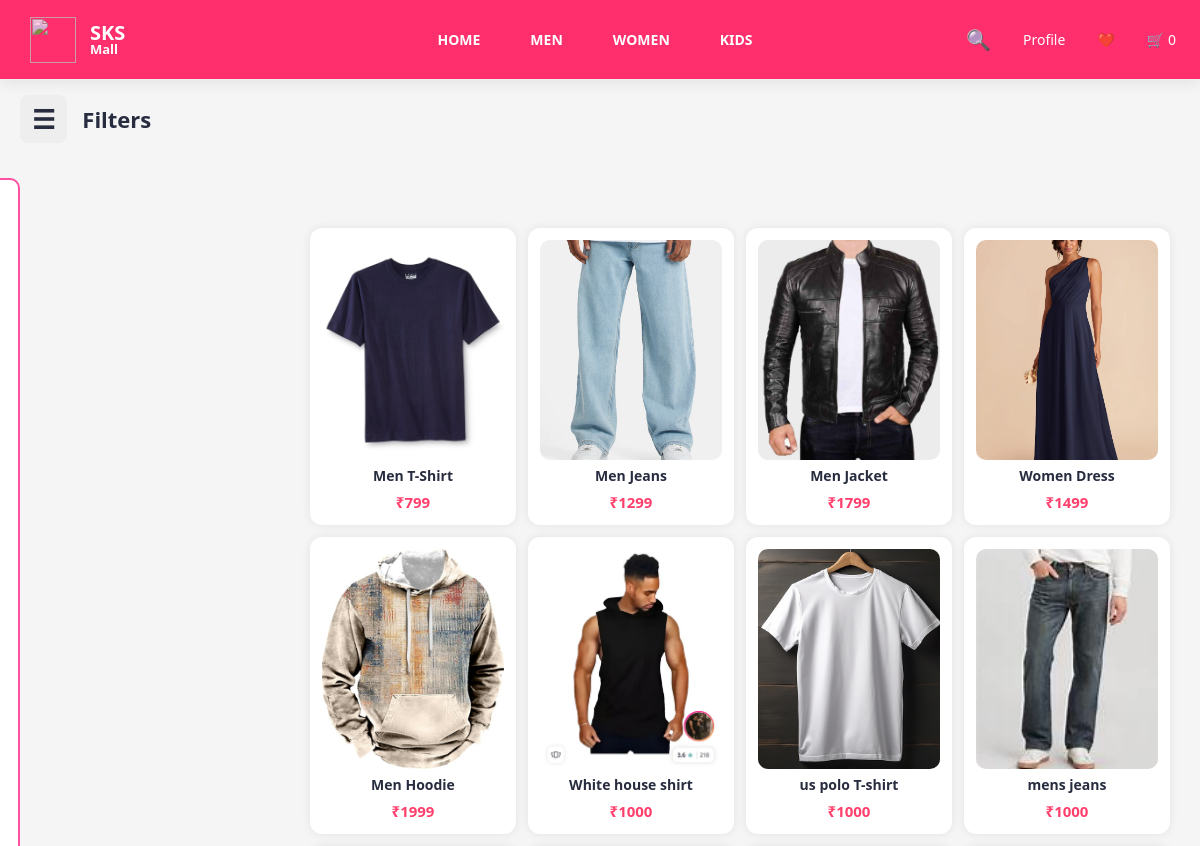
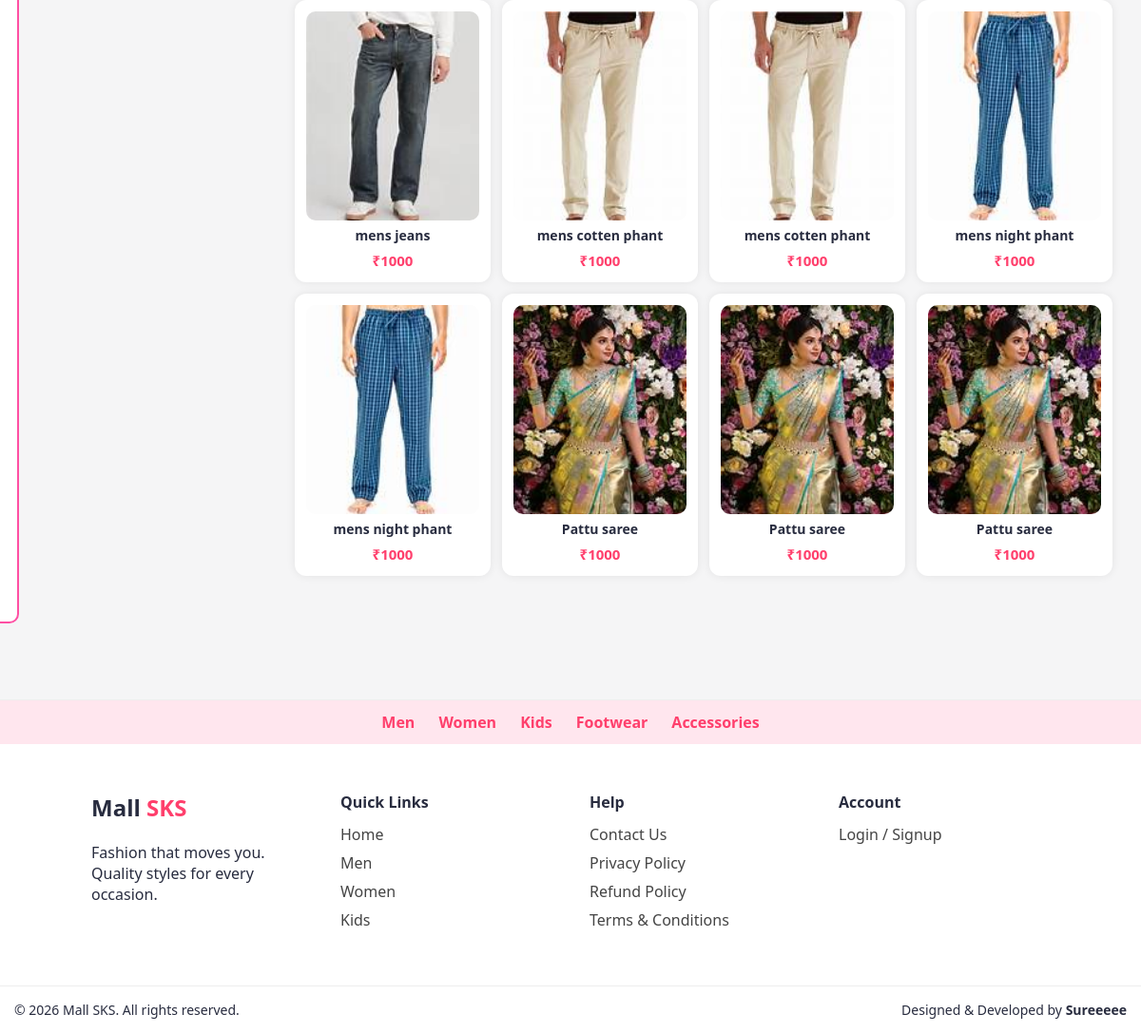
Page /category/men on the committed database (2 pictures, top to bottom).
### models/product.py (models this page shows)
class Product(db.Model):
    id = db.Column(db.Integer, primary_key=True)
    name = db.Column(db.String(100), nullable=False)
    price = db.Column(db.Integer, nullable=False)
    category = db.Column(db.String(50))
    type = db.Column(db.String(50))
    color = db.Column(db.String(30))
    brand = db.Column(db.String(50))
    sizes = db.Column(db.String(100))
    image = db.Column(db.String(200))
    image2 = db.Column(db.String(200))
    image3 = db.Column(db.String(200))

### app.py (the view)
@app.route("/category/<name>")
def category(name):
    q = request.args.get("q")
    min_price = request.args.get("min")
    max_price = request.args.get("max")
    color = request.args.get("color")
    type_ = request.args.get("type")
    brand = request.form.get("brand")
    sort = request.args.get("sort")
    brand = request.args.get("brand")   # NEW
    sub = request.args.get("sub")       # NEW
    query = Product.query.filter(Product.category.ilike(f"%{name}%"))
    if q:
        query = query.filter(Product.name.ilike(f"%{q}%"))
    if type_:
        query = query.filter(Product.type.ilike(f"%{type_}%"))
    if brand:
        query = query.filter(Product.brand.ilike(f"%{brand}%"))
    if sub:
        query = query.filter(Product.sub.ilike(f"%{sub}%"))
    if color:
        query = query.filter_by(color=color)
    if min_price:
        query = query.filter(Product.price >= int(min_price))
    if max_price:
        query = query.filter(Product.price <= int(max_price))
    if sort == "low":
        query = query.order_by(Product.price.asc())
    elif sort == "high":
        query = query.order_by(Product.price.desc())
    elif sort == "az":
        query = query.order_by(Product.name.asc())
    products = query.all()
    return render_template("shop.html", products=products, page=name)

### templates/shop.html (shortened to what this page needs)
<!DOCTYPE html>
<html lang="en">
<head>
<link rel="stylesheet" href="{{ url_for('static', filename='css/style.css') }}">
</head>
<body>
{% include "header.html" %}
<div class="shop-topbar">
    <div class="filter-toggle" >☰</div>
    Filters
</div>
<div class="shop-layout">
<div class="filters" id="filterBox">
</div>
<div class="products">
{% for p in products %}
<div class="card" data-price="{{ p.price }}">
    <a href="{{ url_for('product_page', pid=p.id) }}">
        <img src="{{ url_for('static', filename=p.image) }}" class="product-img">
    </a>
    <h4>{{ p.name }}</h4>
    <b>₹{{ p.price }}</b>
</div>
{% endfor %}
</div>
</div>
{% include "footer.html" %}
</body>
</html>

### static/css/style.css (style rules this page uses)
* { box-sizing: border-box; }
html, body { width: 100%; overflow-x: hidden; }
body { font-family: "Segoe UI", Arial, sans-serif; margin: 0; background-color: #f5f5f6; color: #282c3f; }
.products { display: grid; grid-template-columns: repeat(auto-fit, minmax(220px, 1fr)); gap: 20px; margin-top: 20px; }
.card { background: white; border-radius: 10px; padding: 15px; text-align: center; box-shadow: 0 2px 10px rgba(0,0,0,0.08); }
.card img { width: 100%; height: 220px; object-fit: cover; border-radius: 10px; }
body { margin: 0; font-family: "Segoe UI", Arial, sans-serif; background: #f5f5f6; color: #282c3f; }
.products { width: 90%; max-width: 1200px; margin: 40px auto; display: grid; grid-template-columns: repeat(4, 1fr); gap: 20px; }
.card { background: #fff; border-radius: 10px; padding: 15px; box-shadow: 0 2px 10px rgba(0,0,0,.08); text-align: center; }
.card img { width: 100%; border-radius: 10px; }
.products { width: 100%; max-width: 1200px; margin: 40px auto; display: grid; grid-template-columns: repeat(auto-fit, minmax(220px, 1fr)); gap: 20px; }
.card { transition: transform 0.35s ease, box-shadow 0.35s ease; }
body { animation: fadePage 0.6s ease-in; }
* { margin: 0; padding: 0; box-sizing: border-box; font-family: "Segoe UI", sans-serif; }
body { margin: 0; padding: 0; }
.shop-layout { display: flex; gap: 20px; }
.filters { width: 250px; padding: 15px; border: 1px solid #ddd; background: #fafafa; }
.products { flex: 1; display: grid; grid-template-columns: repeat(auto-fill,minmax(200px,1fr)); gap: 20px; }
.filters { width: 240px; background: #f5f5f5; padding: 15px; border-radius: 8px; height: fit-content; }
.products { flex: 1; display: grid; grid-template-columns: repeat(auto-fill, minmax(180px,1fr)); gap: 20px; }
.filters { width: 220px; background: #fff0f6; padding: 15px; border-radius: 10px; border: 2px solid #ff4fa3; }
.products { flex:1; padding:20px; display:grid; grid-template-columns:repeat(auto-fit,minmax(200px,1fr)); gap:20px; }
.card { background:white; border-radius:14px; padding:14px; box-shadow:0 4px 14px rgba(0,0,0,0.08); text-align:center; transition:0.2s; }
.card img { width:100%; height:220px; object-fit:cover; border-radius:12px; }
body { padding-bottom: 120px; }
.products { display: grid; grid-template-columns: repeat(2, 1fr); gap: 12px; padding: 10px; width: 100%; box-sizing: border-box; }
.card { background: #fff; border-radius: 12px; padding: 8px; box-shadow: 0 2px 8px rgba(0,0,0,0.08); text-align: center; width: 100%; box-sizing: border-box; transition: 0.2s; }
.product-img { width: 100%; height: 150px; object-fit: cover; border-radius: 10px; display: block; }
.card h4 { font-size: 14px; margin: 6px 0; }
.card b { font-size: 15px; color: #ff3f6c; }
@media (min-width: 600px) { .products { grid-template-columns: repeat(3, 1fr); } }
@media (min-width: 600px) { .product-img { height: 180px; } }
@media (min-width: 992px) { .products { grid-template-columns: repeat(4, 1fr); } }
@media (min-width: 992px) { .product-img { height: 220px; } }
.products { display: grid; grid-template-columns: repeat(4, 1fr); gap: 20px; }
.card { background: white; padding: 15px; border-radius: 10px; text-align: center; box-shadow: 0 2px 8px rgba(0,0,0,0.1); }
.card img { width: 100%; height: 250px; object-fit: cover; }

### rows in the picture
Product: image (picture), name "Men T-Shirt", price "799"
Product: image (picture), name "Men Jeans", price "1299"
Product: image (picture), name "Men Jacket", price "1799"
Product: image (picture), name "Women Dress", price "1499"
Product: image (picture), name "Men Hoodie", price "1999"
Product: image (picture), name "White house shirt", price "1000"
Product: image (picture), name "us polo T-shirt", price "1000"
Product: image (picture), name "mens jeans", price "1000"
Product: image (picture), name "mens jeans", price "1000"
Product: image (picture), name "mens cotten phant", price "1000"
Product: image (picture), name "mens cotten phant", price "1000"
Product: image (picture), name "mens night phant", price "1000"
Product: image (picture), name "mens night phant", price "1000"
Product: image (picture), name "Pattu saree", price "1000"
Product: image (picture), name "Pattu saree", price "1000"
Product: image (picture), name "Pattu saree", price "1000"

### other values in the picture
{{ session.get("cart", {})|length }} "0"
